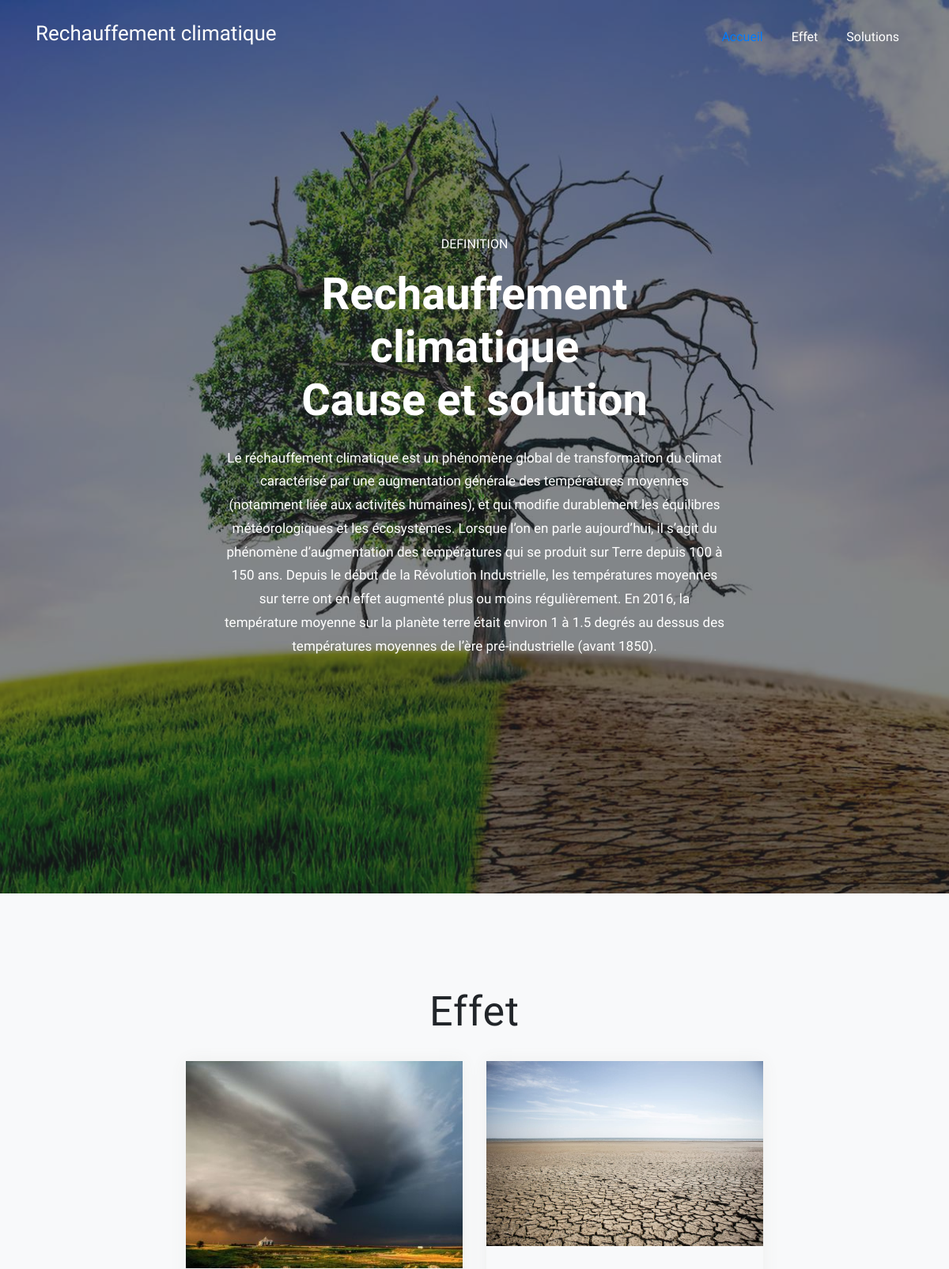
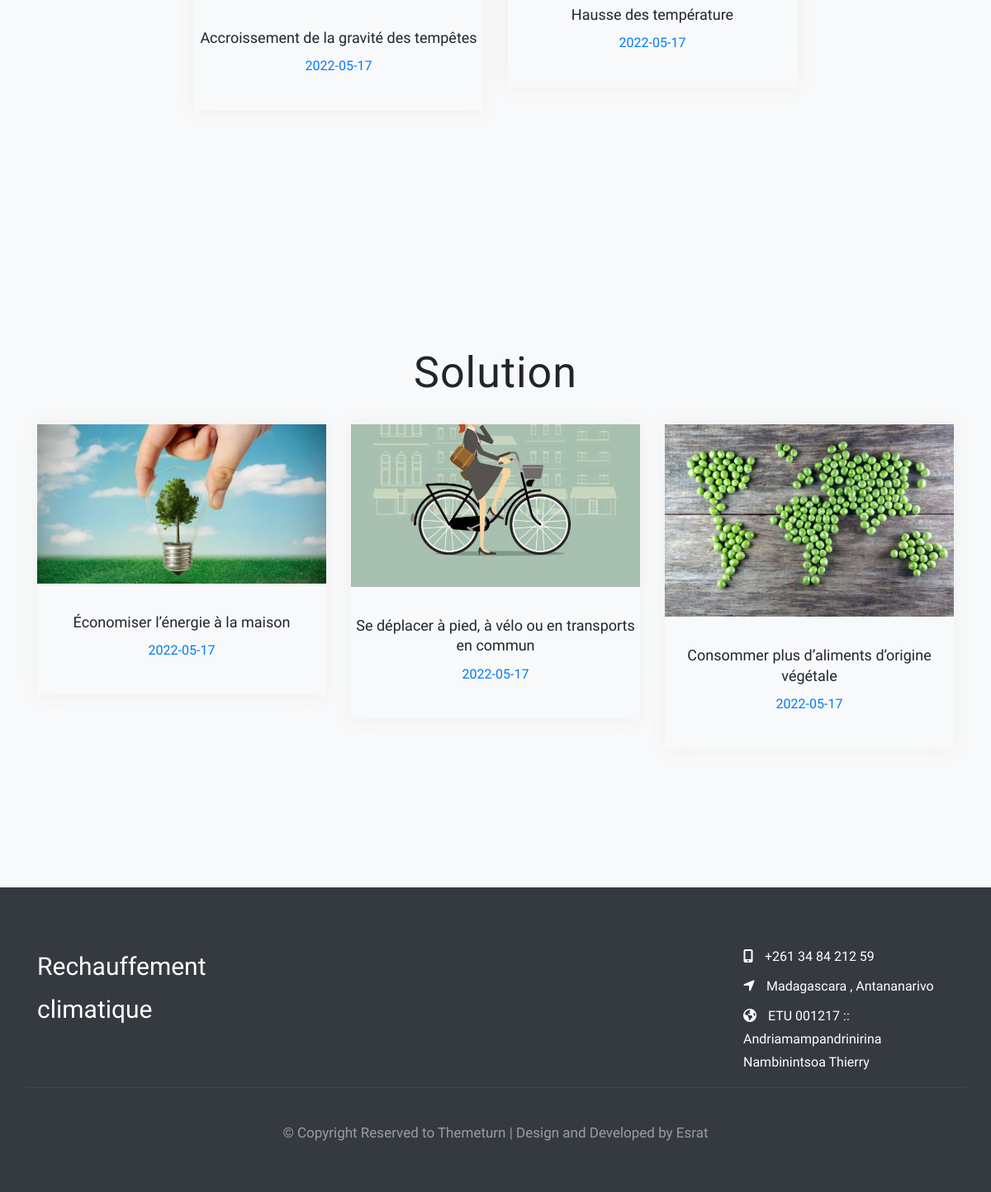
Page /fo-rechauffement/index.php on the committed database (2 pictures, top to bottom).
### fo-rechauffement/inc/connection.php (called while the page is built)
<?php
function dbconnect()
{
    static $connect = null;
    $user = "epiz_31747056";
    $pass = "unlockinfinityfree";
    if ($connect === null) {
        $connect = new PDO('mysql:host=sql312.epizy.com;dbname=epiz_31747056_climat', $user, $pass);
    }
    return $connect;
}

### fo-rechauffement/inc/function.php (called while the page is built, shortened)
<?php
include("connection.php");
function findAllEffet()
{
    $sql = "SELECT * FROM contenu where idtype =1";
    $result = dbconnect()->query($sql)->fetchAll(PDO::FETCH_ASSOC);
    return $result;
}
function findAllSolution()
{
    $sql = "SELECT * FROM contenu where idtype =2";
    $result = dbconnect()->query($sql)->fetchAll(PDO::FETCH_ASSOC);
    return $result;
}

### fo-rechauffement/index.php (the view, shortened to what this page needs)
<?php
include("inc/function.php");
?>
<!doctype html>
<html lang="en">
<head>
    <link rel="stylesheet" href="assets/css/all.css">
    <link rel="stylesheet" href="assets/css/bootstrap.min.css">
    <link rel="stylesheet" href="assets/css/style.css">
    <link rel="stylesheet" href="assets/css/responsive.css">
</head>
<body id="page-top">
    <nav class="navbar navbar-expand-lg navbar-dark navbar-togglable  fixed-top " id="mainNav">
        <div class="container">
            <a class="navbar-brand js-scroll-trigger" href="#page-top">
                <h2>Rechauffement climatique</h2>
            </a>
            <div class="collapse navbar-collapse" id="navbarCollapse">
                <ul class="navbar-nav ml-auto">
                    <li class="nav-item">
                        <a class="nav-link js-scroll-trigger" href="#page-top">
                            Accueil
                        </a>
                    </li>
                    <li class="nav-item">
                        <a class="nav-link js-scroll-trigger" href="#effet">
                            Effet
                        </a>
                    </li>
                    <li class="nav-item">
                        <a class="nav-link js-scroll-trigger" href="#solution">
                            Solutions
                        </a>
                    </li>
                </ul>
            </div>
        </div>
    </nav>
    <section class="section section-top section-full">
        <div class="bg-cover" style="background-image: url(image/font.jpg);"></div>
        <div class="bg-overlay"></div>
        <div class="container">
            <div class="row justify-content-center align-items-center">
                <div class="col-md-10 col-lg-7 ">
                    <div class="banner-content">
                        <p class="text-white text-uppercase text-center text-xs">
                            Definition
                        </p>
                        <h1 class="text-white text-center mb-4 display-4 font-weight-bold">
                            Rechauffement climatique <br>Cause et solution
                        </h1>
                        <p class="lead text-white text-center mb-5">
                            Le réchauffement climatique est un phénomène global de transformation du climat caractérisé par une augmentation générale des températures moyennes (notamment liée aux activités humaines), et qui modifie durablement les équilibres météorologiques et les écosystèmes.
                            Lorsque l’on en parle aujourd’hui, il s’agit du phénomène d’augmentation des températures qui se produit sur Terre depuis 100 à 150 ans. Depuis le début de la Révolution Industrielle, les températures moyennes sur terre ont en effet augmenté plus ou moins régulièrement. En 2016,
                            la température moyenne sur la planète terre était environ 1 à 1.5 degrés au dessus des températures moyennes de l’ère pré-industrielle (avant 1850).
                        </p>
                    </div>
                </div>
            </div>
        </div>
    </section>
    <section class="section bg-light" id="effet">
        <div class="container">
            <div class="row justify-content-center mb-4">
                <div class="col-md-8 col-lg-7 text-center">
                    <h2 class="lg-title mb-2">
                        Effet
                    </h2>
                </div>
            </div>
            <?php
            $effet = findAllEffet(); ?>
            <div class="row justify-content-center">
                <?php foreach ($effet as $key) { ?>
                    <div class="col-lg-4 col-md-6 col-sm-6 mb-5">
                        <div class="portfolio-block">
                            <img src="<?php echo $key['photo']; ?>" alt="portfolio">
                            <div class="portfolio-content">
                                <h4><?php echo $key['titre'] ?></h4>
                                <span class="work-cat"><?php echo $key['daty'] ?></span>
                            </div>
                        </div>
                    </div>
                <?php } ?>
            </div>
        </div>
    </section>
    <section class="section bg-light" id="solution">
        <div class="container">
            <div class="row justify-content-center mb-4">
                <div class="col-md-8 col-lg-7 text-center">
                    <h2 class="lg-title mb-2">
                        Solution
                    </h2>
                </div>
            </div>
            <?php
            $solution = findAllSolution(); ?>
            <div class="row justify-content-center">
                <?php foreach ($solution as $key) { ?>
                    <div class="col-lg-4 col-md-6 col-sm-6 mb-5">
                        <div class="portfolio-block">
                            <img src="<?php echo $key['photo']; ?>" alt="portfolio">
                            <div class="portfolio-content">
                                <h4><?php echo $key['titre'] ?></h4>
                                <span class="work-cat"><?php echo $key['daty'] ?></span>
                            </div>
                        </div>
                    </div>
                <?php } ?>
            </div>
        </div>
    </section>
    <footer class="top-padding bg-dark">
        <div class="container">
            <div class="row align-self-center">
                <div class="col-lg-4 col-md-6">
                    <div class="footer-widget">
                        <a href="#" class="footer-brand text-white">
                            Rechauffement climatique
                        </a>
                    </div>
                </div>
                <div class="col-lg-2 ml-lg-auto col-md-2">
                </div>
                <div class="col-lg-3 col-md-4">
                    <ul class="footer-link list-unstyled ml-0 justify-content-end">
                        <li>
                            <i class="fa fa-mobile"></i> +261 34 84 212 59
                        </li>
                        <li>
                            <i class="fa fa-location-arrow"></i> Madagascara , Antananarivo
                        </li>
                        <li>
                            <i class="fa fa-globe"></i> ETU 001217 :: Andriamampandrinirina Nambinintsoa Thierry
                        </li>
                    </ul>
                </div>
            </div>
            <div class="row justify-content-md-center footer-copy">
                <div class="col-lg-8 col-md-6 col-sm-6 text-center">
                    <p class="lead text-white-50">&copy; Copyright Reserved to Themeturn | Design and Developed by Esrat </p>
                </div>
            </div>
        </div>
    </footer>
</body>
</html>

### fo-rechauffement/assets/css/style.css (style rules this page uses)
html { line-height: 1.15; -webkit-text-size-adjust: 100%; -ms-text-size-adjust: 100%; -ms-overflow-style: scrollbar; -webkit-tap-highlight-color: rgba(0, 0, 0, 0); overflow-x: hidden; }
body { font-family: Muli,Helvetica,Arial,sans-serif; font-size: 16px; line-height: 1.75; margin: 0; background-color: #fff; font-weight: 400; color: #6c757d; }
img { max-width: 100%; height: auto; }
.h1, .h2, .h3, .h4, .h5, .h6, h1, h2, h3, h4, h5, h6 { font-family: Catamaran,Helvetica,Arial,sans-serif; font-weight: 500; line-height: 1.35; margin-bottom: .5rem; color: #212529 }
.h1, h1 { font-size: 2.125rem }
.h2, h2 { font-size: 1.625rem }
.h4, h4 { font-size: 1.125rem }
.lead { font-size: 1.0625rem; font-weight: 300 }
.lg-title { font-size: 52px; font-weight: 200; letter-spacing: 1px; line-height: 60px; color: rgb(33, 37, 41); }
img { vertical-align: middle; border-style: none; }
.section { position: relative; padding: 8.125rem 0; }
@media (min-width:768px) { .section { padding: 7.5rem 0 } }
.section-top { padding-top: 8.125rem; }
@media (min-width:768px) { .section-top { padding-top: 10.3125rem } }
.navbar-nav .nav-link { padding-right: 1rem; padding-left: 1rem }
.navbar-nav .nav-item { padding: 0px 10px; }
.navbar-dark .navbar-nav .nav-link { color: #fff; }
.navbar-dark .navbar-nav .active > .nav-link, .navbar-dark .navbar-nav .nav-link.active, .navbar-dark .navbar-nav .nav-link.show, .navbar-dark .navbar-nav .show > .nav-link { color: #007bff!important; }
.navbar { position: relative; padding: 1.25rem 1rem; }
.fixed-top { position: fixed; z-index: 1030; right: 0; left: 0; }
.navbar-dark { color: #fff; }
.navbar-brand h2 { color: #fff; }
.bg-cover { background-repeat: no-repeat; background-position: 50%; background-size: cover }
.bg-cover, .bg-overlay, .bg-overlay:before { position: absolute; top: 0; right: 0; bottom: 0; left: 0 }
.bg-overlay:before { content: ""; opacity: .55; background-color: #212529 }
.banner-content { padding: 130px 0px; }
.portfolio-block { position: relative; text-align: center; -webkit-box-shadow: 0px 0px 20px #eee; box-shadow: 0px 0px 20px #eee; }
.portfolio-block img { margin-bottom: 15px; }
.portfolio-content { padding: 20px 0px 40px; }
.work-cat { color: #007bff; }
.portfolio-block:before { position: absolute; content:""; width: 100%; height: 100%; background:rgba(0,0,0,0.5); opacity: 0; visibility: hidden; -webkit-transition: all .3s ease-in-out; -o-transition: all .3s ease-in-out; transition:all .3s ease-in-out ; }
.top-padding { padding-top: 70px; }
.footer-widget { margin-bottom: 50px; }
.footer-widget a { font-size: 30px; }
.footer-link { padding-left: 0; list-style-type: none }
.footer-link li { color: #fff; }
.footer-link > li + li { margin: .5rem 0 0 }
.footer-link i { margin-right: 10px; }
.footer-copy { padding: 40px 0px; border-top: 1px solid#444; }

### rows in the picture
contenu: photo (picture), titre "Accroissement de la gravité des tempêtes", daty "2022-05-17"
contenu: photo (picture), titre "Hausse des température", daty "2022-05-17"
contenu: photo (picture), titre "Économiser l’énergie à la maison", daty "2022-05-17"
contenu: photo (picture), titre "Se déplacer à pied, à vélo ou en transports en commun", daty "2022-05-17"
contenu: photo (picture), titre "Consommer plus d’aliments d’origine végétale", daty "2022-05-17"
